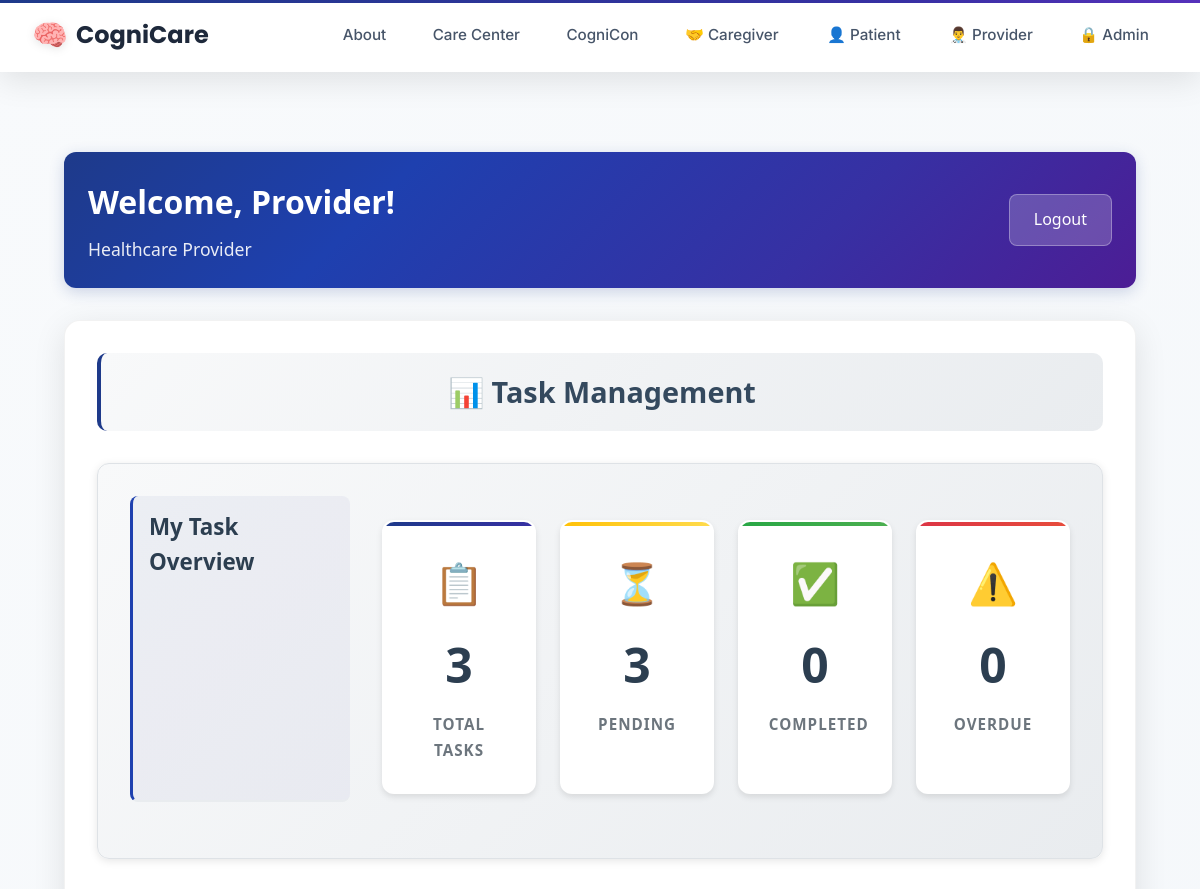
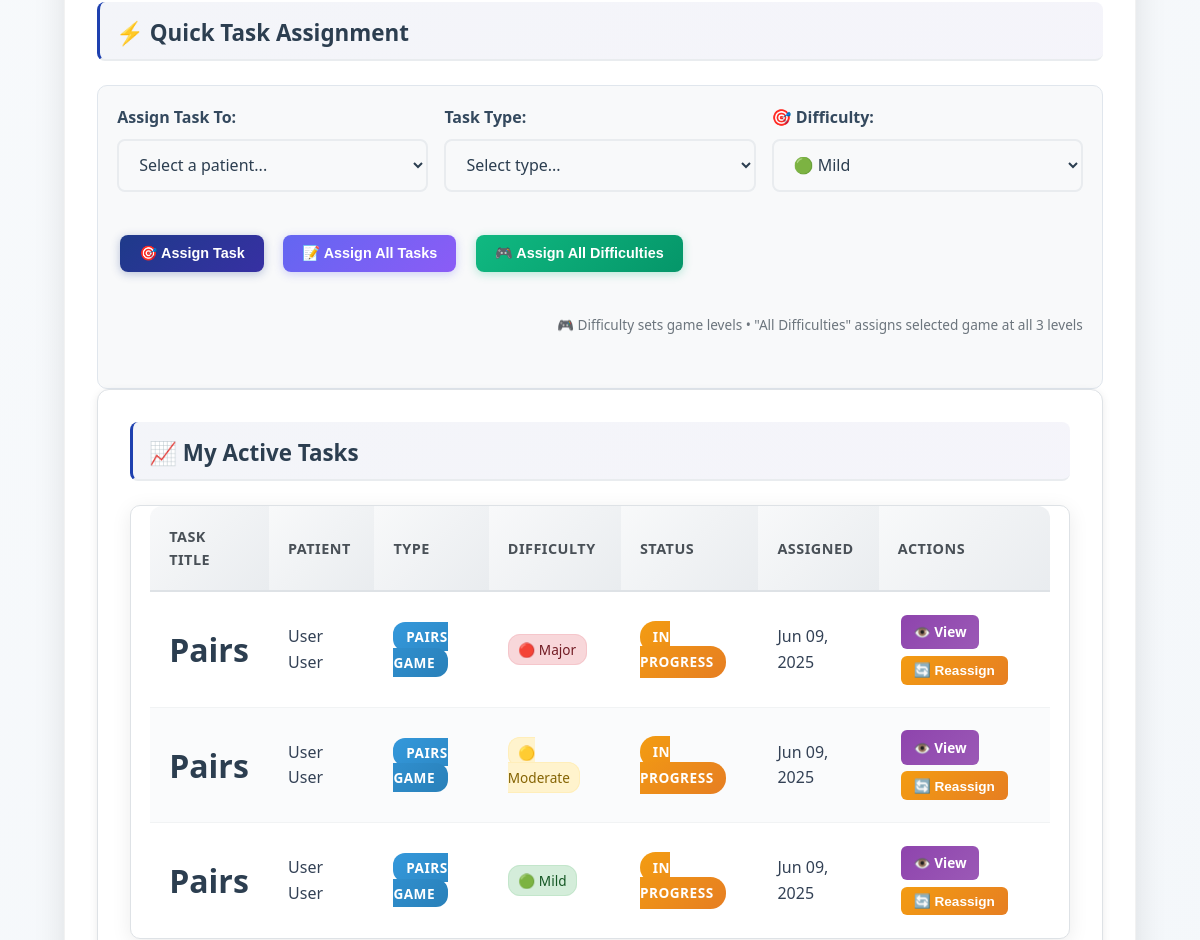
The app's page /provider-dashboard/ (signed in, upper part), older data (2 pictures, top to bottom).
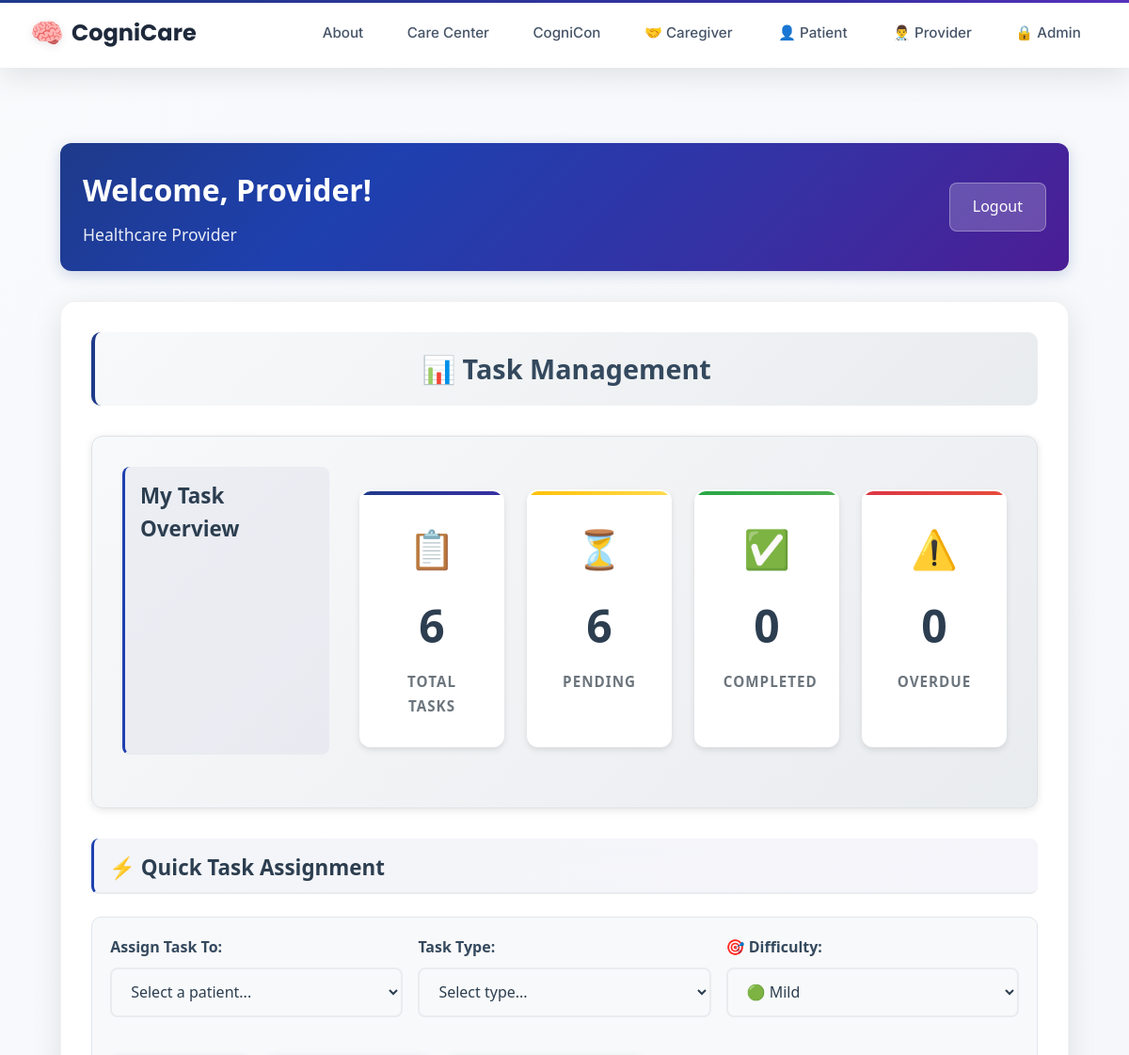
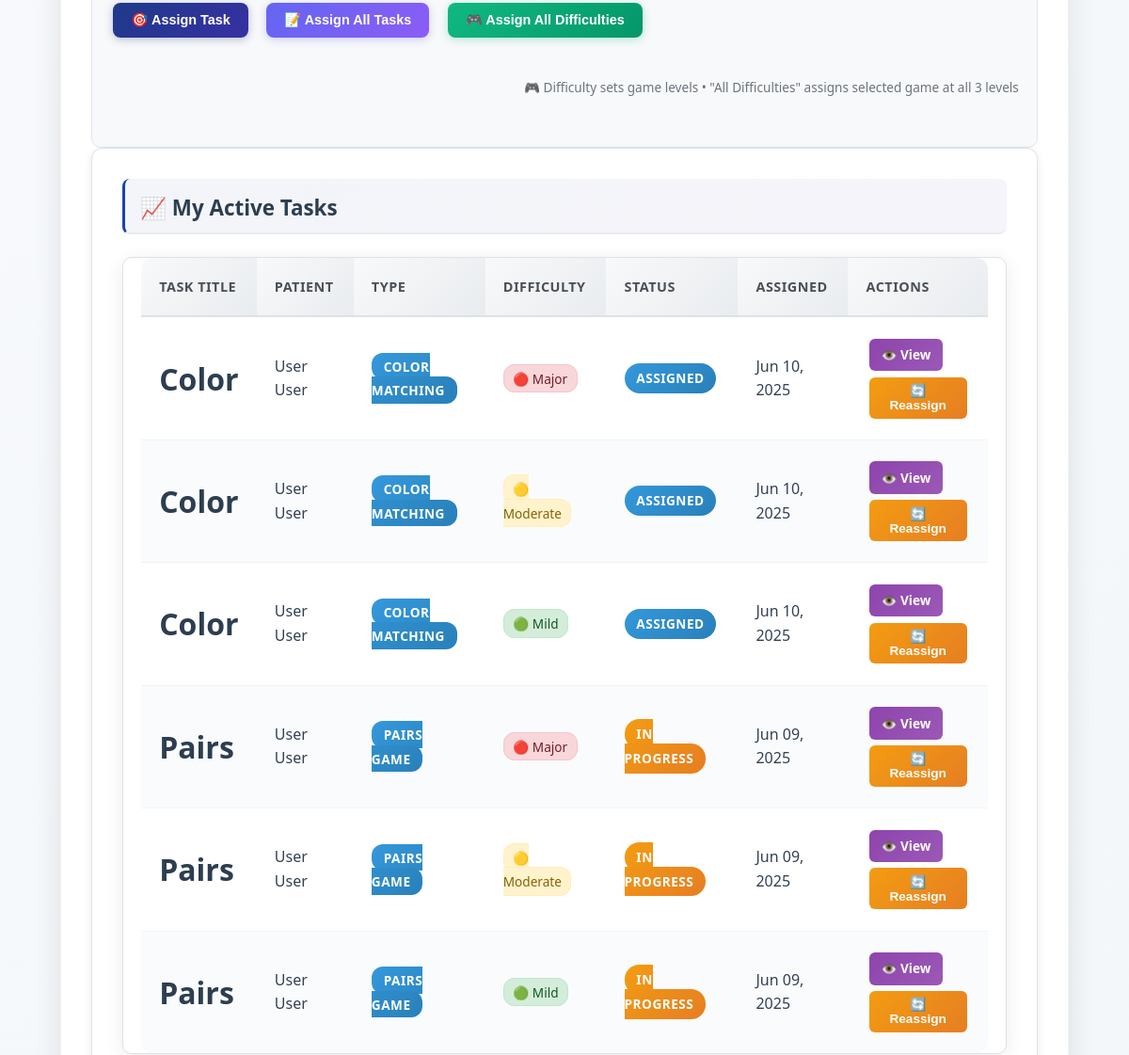
The same page, newer data (2 pictures, top to bottom).
### taskmanager/models.py (models this page shows, shortened)
class Task(models.Model):
    title = models.CharField(max_length=200)
    description = models.TextField(blank=True, null=True)
    task_type = models.CharField(max_length=50, choices=TASK_TYPES)
    difficulty = models.CharField(
        max_length=20,
        choices=DIFFICULTY_LEVELS,
        default='mild',
        help_text="Cognitive difficulty level for games"
    )
    assigned_by = models.ForeignKey(UserProfile, on_delete=models.CASCADE, related_name='assigned_tasks')
    assigned_to = models.ForeignKey(UserProfile, on_delete=models.CASCADE, related_name='received_tasks')
    status = models.CharField(max_length=20, choices=TASK_STATUS, default='assigned')
    created_at = models.DateTimeField(auto_now_add=True)
    assigned_at = models.DateTimeField(auto_now_add=True)
    due_date = models.DateTimeField(null=True, blank=True)
    completed_at = models.DateTimeField(null=True, blank=True)
    task_config = models.JSONField(default=dict, blank=True)
    class Meta:
        ordering = ['-created_at']

### users/models.py (models this page shows, shortened)
class UserProfile(models.Model):
    USER_TYPES = (
        ('admin', 'Administrator'),
        ('provider', 'Healthcare Provider'),
        ('caregiver', 'Caregiver'),
        ('patient', 'Patient'),
    )
    user = models.OneToOneField(User, on_delete=models.CASCADE, related_name='profile')
    user_type = models.CharField(max_length=20, choices=USER_TYPES)
    provider = models.ForeignKey('self', on_delete=models.SET_NULL, null=True, blank=True,
                                related_name='managed_patients', limit_choices_to={'user_type': 'provider'})
    patient = models.ForeignKey('self', on_delete=models.SET_NULL, null=True, blank=True,
                               related_name='caregivers', limit_choices_to={'user_type': 'patient'})
    linked_patients = models.ManyToManyField(
        'self',
        symmetrical=False,
        related_name='linked_caregivers',
        limit_choices_to={'user_type': 'patient'},
        blank=True,
        help_text="Patients this caregiver can access"
    )

### users/views.py (the view, shortened to what this page needs)
# urls.py: path('provider-dashboard/', views.provider_dashboard, name='provider_dashboard'),
@login_required
def provider_dashboard(request):
    if not hasattr(request.user, 'profile') or request.user.profile.user_type != 'provider':
        messages.error(request, 'You do not have permission to access the provider dashboard.')
        return redirect('home')
    provider_profile = request.user.profile
    patients = UserProfile.objects.filter(user_type='patient', provider=provider_profile)
    provider_patient_ids = patients.values_list('id', flat=True)
    caregivers = UserProfile.objects.filter(
        user_type='caregiver',
        patient__in=provider_patient_ids
    )
    task_statistics = get_provider_task_statistics(provider_profile)
    recent_tasks = Task.objects.filter(
        assigned_by=provider_profile
    ).select_related('assigned_to__user').order_by('-created_at')[:10]
    selected_patient = None
    patient_tasks = []
    from taskmanager.constants import GAME_TYPES, DIFFICULTY_LEVELS
    context = {
        'user': request.user,
        'user_type': 'Healthcare Provider',
        'patients': patients,
        'caregivers': caregivers,
        'recent_tasks': recent_tasks,
        'task_types': TASK_TYPES,  # Use the constant directly
        'game_types': GAME_TYPES,  # Add game types for template
        'difficulty_levels': DIFFICULTY_LEVELS,  # Add difficulty levels
        **task_statistics,
        'selected_patient': selected_patient,
        'patient_tasks': patient_tasks,
    }
    return render(request, 'dashboards/provider_dashboard.html', context)

### taskmanager/views.py (called while the page is built)
def get_provider_task_statistics(provider_profile):
    provider_tasks = Task.objects.filter(assigned_by=provider_profile)
    return {
        'my_total_tasks': provider_tasks.count(),
        'my_pending_tasks': provider_tasks.filter(status__in=['assigned', 'in_progress']).count(),
        'my_completed_tasks': provider_tasks.filter(status='completed').count(),
        'my_overdue_tasks': provider_tasks.filter(status='overdue').count(),
    }

### templates/dashboards/provider_dashboard.html (shortened to what the changed rows need)
{% extends 'layouts/base.html' %}
{% block content %}
<div class="dashboard-container">
    <div class="dashboard-header">
        <div class="header-info">
    <h1>Welcome, {{ user.first_name }}!</h1>
        </div>
    </div>
    <div class="provider-dashboard">
        <div class="dashboard-section">
            <h2 class="section-title">📊 Task Management</h2>
            <div class="task-management-section">
                <div class="task-stats">
                    <div class="stats-grid">
                        <div class="stat-card total">
                            <div class="stat-icon">📋</div>
                            <span class="stat-number">{{ my_total_tasks|default:0 }}</span>
                            <span class="stat-label">Total Tasks</span>
                        </div>
                        <div class="stat-card pending">
                            <div class="stat-icon">⏳</div>
                            <span class="stat-number">{{ my_pending_tasks|default:0 }}</span>
                            <span class="stat-label">Pending</span>
                        </div>
                    </div>
                </div>
                <div class="active-tasks-section">
                    <div class="table-container">
                        <table class="enhanced-table">
                            <thead>
                                <tr>
                                    <th>Task Title</th>
                                    <th>Patient</th>
                                    <th>Type</th>
                                    <th>Difficulty</th>
                                    <th>Status</th>
                                    <th>Assigned</th>
                                    <th>Actions</th>
                                </tr>
                            </thead>
                            <tbody>
                                {% if recent_tasks %}
                                    {% for task in recent_tasks %}
                                    <tr>
                                        <td class="task-title">{{ task.title }}</td>
                                        <td>{{ task.assigned_to.user.first_name }} {{ task.assigned_to.user.last_name }}</td>
                                        <td><span class="task-type-badge">{{ task.get_task_type_display }}</span></td>
                                        <td>
                                            {% if task.task_type in game_types %}
                                                <span class="difficulty-badge difficulty-{{ task.difficulty }}">
                                                    {% if task.difficulty == 'mild' %}🟢 Mild
                                                    {% elif task.difficulty == 'moderate' %}🟡 Moderate
                                                    {% elif task.difficulty == 'major' %}🔴 Major
                                                    {% else %}🟢 Mild{% endif %}
                                                </span>
                                            {% else %}
                                                <span class="text-muted">N/A</span>
                                            {% endif %}
                                        </td>
                                        <td><span class="status-badge status-{{ task.status }}">{{ task.get_status_display }}</span></td>
                                        <td>{{ task.assigned_at|date:"M d, Y" }}</td>
                                        <td class="task-actions">
                                            <a href="{% url 'taskmanager:task_results' task.id %}" class="action-link view-link">👁️ View</a>
                                            {% if task.status != 'completed' %}
                                            <button type="button" onclick="reassignTask({{ task.id }})" class="action-link reassign-link">🔄 Reassign</button>
                                            {% endif %}
                                        </td>
                                    </tr>
                                    {% endfor %}
                                {% else %}
                                    <tr>
                                        <td colspan="7" class="no-tasks-row">📋 No tasks assigned yet</td>
                                    </tr>
                                {% endif %}
                            </tbody>
                        </table>
                    </div>
                </div>
            </div>
        </div>
    </div>
</div>
{% endblock %}

Row changes from the older to the newer data that the page shows:
added Task: title "Color", assigned_to.user.first_name "User", assigned_to.user.last_name "User", task_type "COLOR MATCHING", difficulty "🔴 Major", status "ASSIGNED", assigned_at "Jun 10, 2025"
added Task: title "Color", assigned_to.user.first_name "User", assigned_to.user.last_name "User", task_type "COLOR MATCHING", difficulty "🟡 Moderate", status "ASSIGNED", assigned_at "Jun 10, 2025"
added Task: title "Color", assigned_to.user.first_name "User", assigned_to.user.last_name "User", task_type "COLOR MATCHING", difficulty "🟢 Mild", status "ASSIGNED", assigned_at "Jun 10, 2025"
Text that changed along with them:
{{ my_total_tasks|default:0 }}: "3" → "6"
{{ my_pending_tasks|default:0 }}: "3" → "6"
